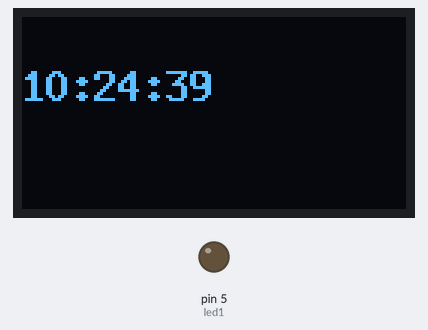
A sketch run on a simulated Arduino Uno, built with avr-gcc and run on an emulated ATmega328P. Parts: 128×64 one-colour display, output pins drawn as LEDs (lit = HIGH). The local clock reads 2024-03-15 10:24:30 at power-on unless the sketch sets it; storage starts empty; what the sketch prints to the serial monitor is not drawn.

Above: at 23.2 s.
Timing chart, 0 to 24.7 s (numbered marks = the images above):
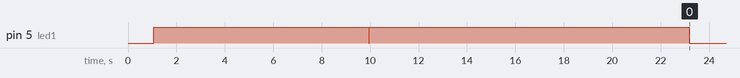

Measured:
- by itself, pin 5 (led1): HIGH → LOW at 9.9 s, → HIGH 0.03 s later, → LOW 13.2 s later

The sketch:

modbuscommand2320601UNOdecimalok.ino
```cpp
#include <Wire.h>
#include <SPI.h>
#include <SD.h>
#include <SoftwareSerial.h>
#include <U8x8lib.h>
#include <virtuabotixRTC.h>
// RS485 setup with ESp32
#define RE 2  // Connect RE terminal with 32 of ESP
#define DE 3    // Connect DE terminal with 33 of ESP
#define led1 5
//05 03 00 02 00 01 24 4E

const byte ModReadBuffer[] = {0x01, 0x03, 0x00, 0x30, 0x00, 0x01, 0x84, 0x05}; //48
const byte ModReadBufferh[] = {0x01, 0x03, 0x00, 0x32, 0x00, 0x01, 0x25, 0xC5}; //50
const byte ModReadBufferi[] = {0x01, 0x03, 0x00, 0x2D, 0x00, 0x01, 0x14, 0x03}; //45
const byte ModReadBufferj[] = {0x01, 0x03, 0x02, 0x0B, 0x00, 0x01, 0xF4, 0x70}; //523
const byte ModReadBufferk[] = {0x01, 0x03, 0x02, 0x0C, 0x00, 0x01, 0x45, 0xB1}; //524
//const byte ModReadBufferj[] = {0x01, 0x03, 0x00, 0x30, 0x00, 0x01, 0x84, 0x05}; //48--523
//const byte ModReadBufferk[] = {0x01, 0x03, 0x00, 0x32, 0x00, 0x01, 0x25, 0xC5}; //50--524
//const byte ModReadBufferj[] = {0x01, 0x03, 0x02, 0x0B, 0x00, 0x01, 0xF4, 0x70}; //523
//const byte ModReadBufferk[] = {0x01, 0x03, 0x02, 0x0C, 0x00, 0x01, 0x45, 0xB1}; //524

//01 03 02 0B 00 02 B4 71 :4523
//01 03 1B 59 00 01 52 FD :7001
//01 03 1B 5A 00 01 A2 FD :7002
//01 03 1B 5B 00 01 F3 3D :7003
//01 03 1B 5C 00 01 42 FC :7004
float inta,intb,intc,intd,intea,intf,intg,inth,inti,intt,intsub,intpre,inttn ;
uint16_t ib,ic,id,ie,ig,ih,ii,ij,ik,il,im,in,io,ip,iq,ir,is,it ;
byte i;

//const byte ModReadBuffer[] = {0x01, 0x03, 0x00, 0x1e, 0x00, 0x01, 0xe4, 0x0c};
virtuabotixRTC myRTC(4, 6, 7); //(14, 12, 13) If you change the wiring change the pins here also
//  Serial.print(myRTC.year);  Serial.print(myRTC.month);(myRTC.hours); (myRTC.dayofmonth);
byte BufferValue[8];
//SoftwareSerial mod(9, 8); // RX=26(uno 9) , TX =27(uno 10)
//SoftwareSerial mod(0, 1);
U8X8_SSD1306_128X64_NONAME_SW_I2C u8x8(/* clock=*/ SCL, /* data=*/ SDA, /* reset=*/ U8X8_PIN_NONE);   // OLEDs without Reset of the Display
File myFile;

void setup() {
    pinMode(led1, OUTPUT);
  digitalWrite(led1, LOW);
    u8x8.begin();
  Serial.begin(19200, SERIAL_8E1);

     SD.begin(10);
    if (!SD.begin(10)) {
      for(int y = 0; y < 200; y++) {  //132
         digitalWrite(led1, HIGH);
         delay(500);
         digitalWrite(led1, LOW);
         delay(500);}
 //       digitalWrite(led1, HIGH);
    while (1);
    }
//  myRTC.setDS1302Time(15, 29, 21, 3, 18, 5, 2022);
    digitalWrite(led1, LOW);
    delay(1000);
    myRTC.updateTime();
    ModbusDatas();
    digitalWrite(led1, LOW);
}


void loop() {
//    myRTC.updateTime();
// delay(500);
  /*  char text;
     u8x8.setFont(u8x8_font_8x13B_1x2_f);
  u8x8.setCursor(0,2); //................
  sprintf(time_output, "%02d:%02d:%02d", myRTC.hours, myRTC.minutes, myRTC.seconds);
//    sprintf(time_output, "%02d/%02d/%02d", myRTC.dayofmonth, myRTC.month, myRTC.year);
  u8x8.print(time_output);
//  sprintf(time_output, "%02d:%02d:%02d", myRTC.hours, myRTC.minutes, myRTC.seconds);
  delay(10000);
    text = char(myRTC.minutes); */
//if (text == '15') {
//  if (myRTC.minutes = 15) {
  u8x8.clearDisplay();
    ModbusData();  //10 times
//   delay(15000);
    delay(3596000);
/*if (myRTC.hours = 5) {
    ModbusData();  //10 times
    delay(3600000);}
if (myRTC.hours = 9) {
    ModbusData();  //10 times
    delay(3600000);}
if (myRTC.hours = 13) {
    ModbusData();  //10 times
    delay(3600000);}
if (myRTC.hours = 17) {
    ModbusData();  //10 times
    delay(3600000);}
if (myRTC.hours = 21) {
    ModbusData();  //10 times
    delay(3600000);}  */
  digitalWrite(led1, LOW);}
//}
void ModbusData() {
  float inta,intb,intc,intd,intea,intf,intg,inth,inti,intt,intsub,intpre,inttn =0;
  uint16_t ib,ic,id,ie,ig,ih,ii,ij,ik,il,im,in,io,ip,iq,ir,is,it =0;
     digitalWrite(led1, HIGH);
   myRTC.updateTime();
   delay(800);
//     u8x8.clearDisplay();
  char time_output[30];
  char time_outputa{30};
  char text_output[20];
//  byte i;  //========================================================48=============1
  digitalWrite(DE,HIGH);  //HIGH
  digitalWrite(RE,HIGH);  //HIGH
//  delay(2000);
  if(Serial.write(ModReadBuffer,sizeof(ModReadBuffer))==8){
    digitalWrite(DE,LOW);  //LIW
    digitalWrite(RE,LOW);  //LOW
//    delay(2000);
    for(i=0;i<8;i++){
//          for(i=0;i<4;i++){
    //Serial.print(mod.read(),HEX);
    BufferValue[i] = Serial.read();
    }
    if(BufferValue[1]!=255 && BufferValue[2]!=255 && BufferValue[2]!=255){
 /*         uint16_t ib = BufferValue[3];
          uint16_t ic = BufferValue[4];
   inta = (ib*256 + ic) ;
      u8x8.setFont(u8x8_font_8x13B_1x2_f);
     u8x8.setCursor(6,4);
  u8x8.print((ib*256 + ic)); //48*/
   }
  }   //============================================================================
       delay(1800);
//  byte i;  //=======================================================50=============2
  digitalWrite(DE,HIGH);  //HIGH
  digitalWrite(RE,HIGH);  //HIGH
//  delay(2000);
  if(Serial.write(ModReadBufferh,sizeof(ModReadBufferh))==8){
    digitalWrite(DE,LOW);  //LIW
    digitalWrite(RE,LOW);  //LOW
//    delay(2000);
    for(i=0;i<8;i++){
//          for(i=0;i<4;i++){
    //Serial.print(mod.read(),HEX);
    BufferValue[i] = Serial.read();
    }
    if(BufferValue[1]!=255 && BufferValue[2]!=255 && BufferValue[2]!=255){
          uint16_t id = BufferValue[3];
          uint16_t ie = BufferValue[4];
             intb = (id*256 + ie)/100.0f ;
                u8x8.setFont(u8x8_font_8x13B_1x2_f);
               u8x8.setCursor(11,0);
  u8x8.print((id*256 + ie)/100.0f); //50
   }
  }   //============================================================================
       delay(1800);
//  byte i;  //======================================================45===========3
  digitalWrite(DE,HIGH);  //HIGH
  digitalWrite(RE,HIGH);  //HIGH
//  delay(2000);
  if(Serial.write(ModReadBufferi,sizeof(ModReadBufferi))==8){
    digitalWrite(DE,LOW);  //LIW
    digitalWrite(RE,LOW);  //LOW
//    delay(2000);
    for(i=0;i<8;i++){
//          for(i=0;i<4;i++){
    //Serial.print(mod.read(),HEX);
    BufferValue[i] = Serial.read();
    }
    if(BufferValue[1]!=255 && BufferValue[2]!=255 && BufferValue[2]!=255){
          uint16_t ig = BufferValue[3];
          uint16_t ih = BufferValue[4];
             intc = (ig*256 + ih)/100.0f ;
             u8x8.setFont(u8x8_font_8x13B_1x2_f);
             u8x8.setCursor(11,2); //
             u8x8.print((ig*256 + ih)/100.0f);   //45
   }
  }   //============================================================================
       delay(1800);
//  byte i;  //================================================================523==4
  digitalWrite(DE,HIGH);  //HIGH
  digitalWrite(RE,HIGH);  //HIGH
//  delay(2000);
  if(Serial.write(ModReadBufferj,sizeof(ModReadBufferj))==8){
    digitalWrite(DE,LOW);  //LIW
    digitalWrite(RE,LOW);  //LOW
//    delay(2000);
    for(i=0;i<8;i++){
//          for(i=0;i<4;i++){
    //Serial.print(mod.read(),HEX);
    BufferValue[i] = Serial.read();
    }
    if(BufferValue[1]!=255 && BufferValue[2]!=255 && BufferValue[2]!=255){
          uint16_t ii = BufferValue[3];
          uint16_t ij = BufferValue[4];
             intd = (ii*256 + ij)/10.0f ;
               u8x8.setFont(u8x8_font_8x13B_1x2_f);
               u8x8.setCursor(11,4);  //
               u8x8.print((ii*256 + ij)/10.0f); //523 h

   }
  }   //============================================================================
  delay(1800);
//  byte i;  //===========================================523============524====5
  digitalWrite(DE,HIGH);  //HIGH
  digitalWrite(RE,HIGH);  //HIGH
//  delay(2000);
  if(Serial.write(ModReadBufferk,sizeof(ModReadBufferk))==8){
    digitalWrite(DE,LOW);  //LIW
    digitalWrite(RE,LOW);  //LOW
//    delay(2000);
    for(i=0;i<8;i++){
//          for(i=0;i<4;i++){
    //Serial.print(mod.read(),HEX);
    BufferValue[i] = Serial.read();
    }
    if(BufferValue[1]!=255 && BufferValue[2]!=255 && BufferValue[2]!=255){
          uint16_t ik = BufferValue[3];
          uint16_t il = BufferValue[4];

             intea = (ik*256 + il) ;
             u8x8.setCursor(0,4);  //
             u8x8.print(ik*256 + il); //523 l ?(0)?
   }
  }   //============================================================================
    delay(1800);
//  byte i;  //=================================================524=========524====0
  digitalWrite(DE,HIGH);  //HIGH
  digitalWrite(RE,HIGH);  //HIGH
//  delay(2000);
  if(Serial.write(ModReadBufferk,sizeof(ModReadBufferk))==8){
    digitalWrite(DE,LOW);  //LIW
    digitalWrite(RE,LOW);  //LOW
//    delay(2000);
    for(i=0;i<8;i++){
//          for(i=0;i<4;i++){
    //Serial.print(mod.read(),HEX);
    BufferValue[i] = Serial.read();
    }
    if(BufferValue[1]!=255 && BufferValue[2]!=255 && BufferValue[2]!=255){
         uint16_t ib = BufferValue[3];
          uint16_t ic = BufferValue[4];
   inta = (ib*256 + ic) ;
      u8x8.setFont(u8x8_font_8x13B_1x2_f);
     u8x8.setCursor(6,4);
  u8x8.print((ib*256 + ic)); //524*/

           intpre = (intt) ;  //ok
           inttn = (((ib*256 + ic)*65536)) ;
//           inttn = ((((ib*256 + ic)*65536))/10.0f) ;
           intt = (inttn + intea) ;
           intsub = (intt -intpre) ;  //ok

           u8x8.setCursor(0,0);  //
           u8x8.print(intsub); //523 l (inttn)(inta)intsub
           u8x8.setFont(u8x8_font_8x13B_1x2_f);
//               u8x8.print(intea); //523 l
                u8x8.setCursor(0,6);  //
           u8x8.print(intt); //524 h (intea)(intt)
//           u8x8.print(intsub); //524 h   */
   }
  }   //============================================================================
  delay(1800);

 SD.begin(10);
 delay(100);
  myFile = SD.open("test.txt", FILE_WRITE);
   delay(100);
  // if the file opened okay, write to it:
if (myFile) {
//  myFile.print(inta);
//       myRTC.updateTime();
/*    sprintf(time_output, "%02d/%02d/%02d/%02d", myRTC.dayofmonth, myRTC.month, myRTC.year);
        delay(800);
    myFile.print(time_output);
    myFile.print(",");  //fix for two
    sprintf(time_outputa, "%02d:%02d:%02d", myRTC.hours, myRTC.minutes, myRTC.seconds);
    delay(800);
    myFile.print(time_outputa);*/
    sprintf(time_output, "%02d/%02d/%02d", myRTC.month, myRTC.dayofmonth, myRTC.hours);
    myFile.print(time_output);
    myFile.print(",");  //fix for two
//    sprintf(time_output, "%02d:%02d:%02d", myRTC.hours, myRTC.minutes, myRTC.seconds);
//    myFile.print(time_output);
//    myFile.print(",");  //fix for two
      myFile.print(intb);
          myFile.print(",");  //fix for two
      myFile.print(intc);  //48
          myFile.print(",");  //fix for two
      myFile.print(intd);  //50
          myFile.print(",");  //fix for two
      myFile.print(intea);    //523  //45
          myFile.print(",");  //fix for two
      myFile.print(inta);     //524  //523
          myFile.print(",");  //fix for two
      myFile.print(intt);     //total of power comsumption
          myFile.print(",");  //fix for two
      myFile.print(intsub);      //total
          myFile.println(",");  //fix for two
    delay(500);
    myFile.close();
    //Serial.println("done.");

}
//         myRTC.updateTime();

      delay(800);
  u8x8.setFont(u8x8_font_8x13B_1x2_f);
  u8x8.setCursor(0,2); //................
  sprintf(time_output, "%02d:%02d:%02d", myRTC.hours, myRTC.minutes, myRTC.seconds);
  u8x8.print(time_output);
//   u8x8.setFont(u8x8_font_8x13B_1x2_f);
        digitalWrite(led1, LOW);
}

void ModbusDatas() {
     digitalWrite(led1, HIGH);
   myRTC.updateTime();
   delay(800);
//     u8x8.clearDisplay();
  char time_output[30];
  char time_outputa{30};
  char text_output[20];
//  byte i;  //========================================================48=============1
  digitalWrite(DE,HIGH);  //HIGH
  digitalWrite(RE,HIGH);  //HIGH
//  delay(2000);
  if(Serial.write(ModReadBuffer,sizeof(ModReadBuffer))==8){
    digitalWrite(DE,LOW);  //LIW
    digitalWrite(RE,LOW);  //LOW
//    delay(2000);
    for(i=0;i<8;i++){
//          for(i=0;i<4;i++){
    //Serial.print(mod.read(),HEX);
    BufferValue[i] = Serial.read();
    }
    if(BufferValue[1]!=255 && BufferValue[2]!=255 && BufferValue[2]!=255){
          uint16_t ib = BufferValue[3];
          uint16_t ic = BufferValue[4];
   inta = (ib*256 + ic)/100.0f ;
      u8x8.setFont(u8x8_font_8x13B_1x2_f);
     u8x8.setCursor(11,0);
  u8x8.print((ib*256 + ic)/100.0f); //48
   }
  }   //============================================================================
       delay(1800);
//  byte i;  //=======================================================50=============2
  digitalWrite(DE,HIGH);  //HIGH
  digitalWrite(RE,HIGH);  //HIGH
//  delay(2000);
  if(Serial.write(ModReadBufferh,sizeof(ModReadBufferh))==8){
    digitalWrite(DE,LOW);  //LIW
    digitalWrite(RE,LOW);  //LOW
//    delay(2000);
    for(i=0;i<8;i++){
//          for(i=0;i<4;i++){
    //Serial.print(mod.read(),HEX);
    BufferValue[i] = Serial.read();
    }
    if(BufferValue[1]!=255 && BufferValue[2]!=255 && BufferValue[2]!=255){
          uint16_t id = BufferValue[3];
          uint16_t ie = BufferValue[4];
             intb = (id*256 + ie)/100.0f ;
                u8x8.setFont(u8x8_font_8x13B_1x2_f);
               u8x8.setCursor(11,2);
  u8x8.print((id*256 + ie)/100.0f); //50
   }
  }   //============================================================================
       delay(1800);
//  byte i;  //======================================================45===========3
  digitalWrite(DE,HIGH);  //HIGH
  digitalWrite(RE,HIGH);  //HIGH
//  delay(2000);
  if(Serial.write(ModReadBufferi,sizeof(ModReadBufferi))==8){
    digitalWrite(DE,LOW);  //LIW
    digitalWrite(RE,LOW);  //LOW
//    delay(2000);
    for(i=0;i<8;i++){
//          for(i=0;i<4;i++){
    //Serial.print(mod.read(),HEX);
    BufferValue[i] = Serial.read();
    }
    if(BufferValue[1]!=255 && BufferValue[2]!=255 && BufferValue[2]!=255){
          uint16_t ig = BufferValue[3];
          uint16_t ih = BufferValue[4];
             intc = (ig*256 + ih)/10.0f ;
                u8x8.setFont(u8x8_font_8x13B_1x2_f);
               u8x8.setCursor(11,4); //
  u8x8.print((ig*256 + ih)/100.0f);   //45
   }
  }   //============================================================================
       delay(1800);
//  byte i;  //================================================================523==4
  digitalWrite(DE,HIGH);  //HIGH
  digitalWrite(RE,HIGH);  //HIGH
//  delay(2000);
  if(Serial.write(ModReadBufferj,sizeof(ModReadBufferj))==8){
    digitalWrite(DE,LOW);  //LIW
    digitalWrite(RE,LOW);  //LOW
//    delay(2000);
    for(i=0;i<8;i++){
//          for(i=0;i<4;i++){
    //Serial.print(mod.read(),HEX);
    BufferValue[i] = Serial.read();
    }
    if(BufferValue[1]!=255 && BufferValue[2]!=255 && BufferValue[2]!=255){
          uint16_t ii = BufferValue[3];
          uint16_t ij = BufferValue[4];
             intd = (ii*256 + ij)/10.0f ;
               u8x8.setFont(u8x8_font_8x13B_1x2_f);
               u8x8.setCursor(0,4);  //
               u8x8.print((ii*256 + ij)/10.0f); //523 h

   }
  }   //============================================================================
  delay(1800);
//  byte i;  //===============================================================524====5
  digitalWrite(DE,HIGH);  //HIGH
  digitalWrite(RE,HIGH);  //HIGH
//  delay(2000);
  if(Serial.write(ModReadBufferk,sizeof(ModReadBufferk))==8){
    digitalWrite(DE,LOW);  //LIW
    digitalWrite(RE,LOW);  //LOW
//    delay(2000);
    for(i=0;i<8;i++){
//          for(i=0;i<4;i++){
    //Serial.print(mod.read(),HEX);
    BufferValue[i] = Serial.read();
    }
    if(BufferValue[1]!=255 && BufferValue[2]!=255 && BufferValue[2]!=255){
          uint16_t ik = BufferValue[3];
          uint16_t il = BufferValue[4];
/*             intpre = intt ;
           intt = ((((ik*256 + il)*65536)+(ii*256 + ij))/10.0f);
           intsub =intt - intpre ;
           u8x8.setCursor(0,6);  //
           u8x8.print(intt); //524 h
           u8x8.setCursor(0,0);  //
           u8x8.print(intsub); //524 h   */
   }
  }   //============================================================================
//  delay(1800);
      delay(800);
  u8x8.setFont(u8x8_font_8x13B_1x2_f);
  u8x8.setCursor(0,2); //................
  sprintf(time_output, "%02d:%02d:%02d", myRTC.hours, myRTC.minutes, myRTC.seconds);
  u8x8.print(time_output);
//   u8x8.setFont(u8x8_font_8x13B_1x2_f);
        digitalWrite(led1, LOW);
}
```
